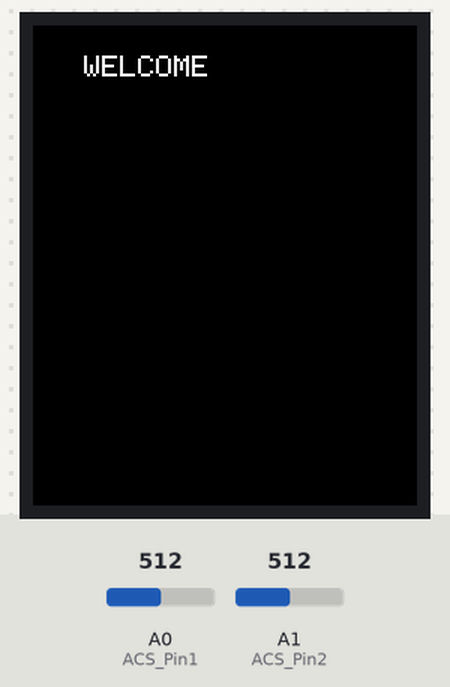
The sketch below on a simulated Arduino Uno, built with avr-gcc and run on an emulated ATmega328P. Shown: 128×160 colour display. The inputs (shaded band) are chosen by the test bench; at power-on: A0 (ACS_Pin1) = 512, A1 (ACS_Pin2) = 512. What the sketch prints to the serial monitor is not drawn.

Above: at 11.3 s.
At 13.4 s:
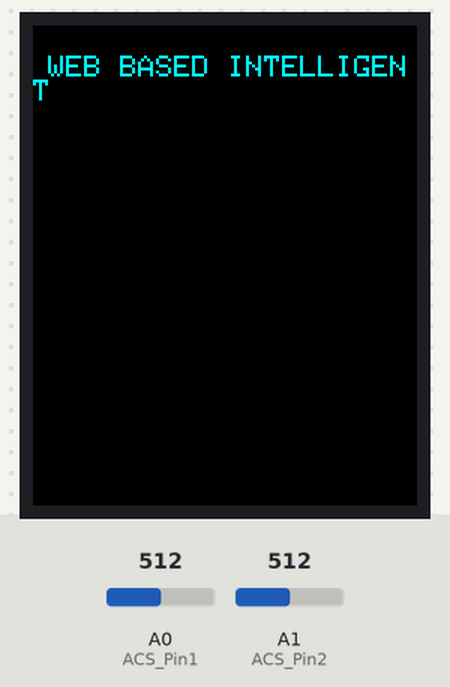
At 15.4 s:
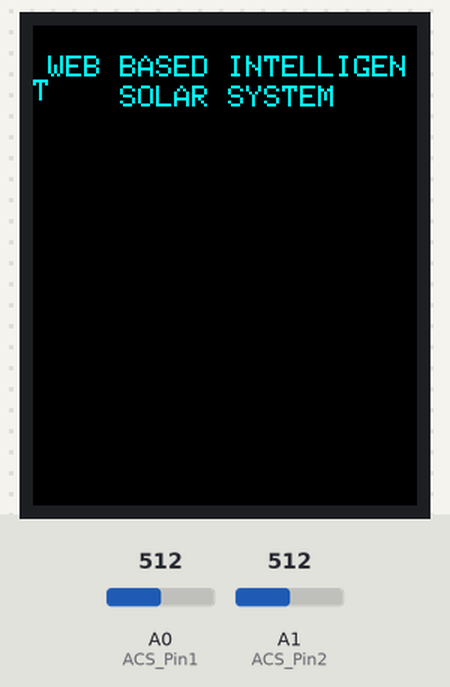
At 17.4 s:
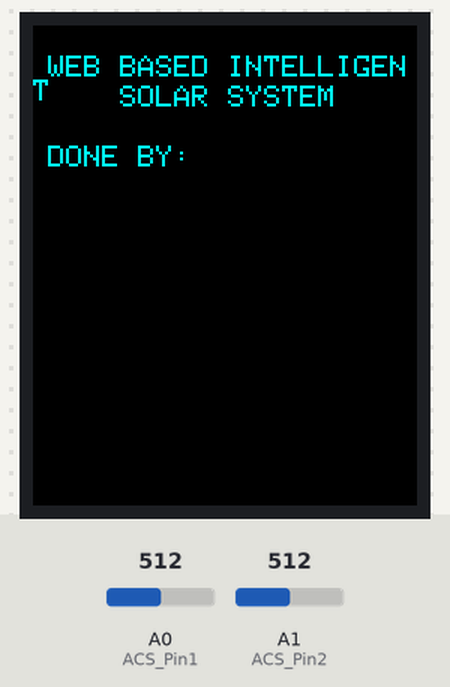
At 21.4 s:
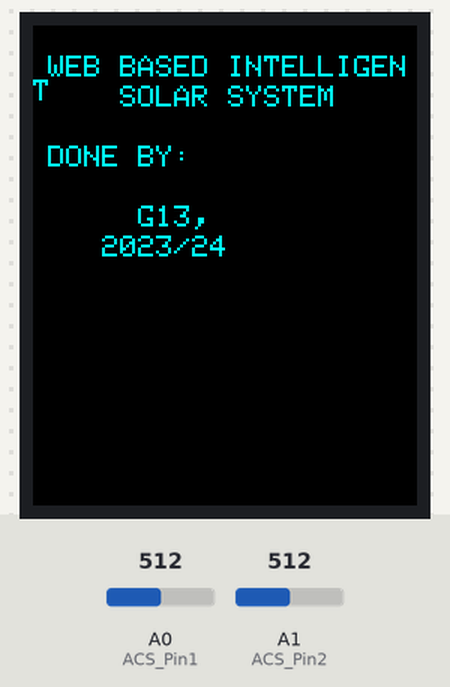
At 25.4 s:
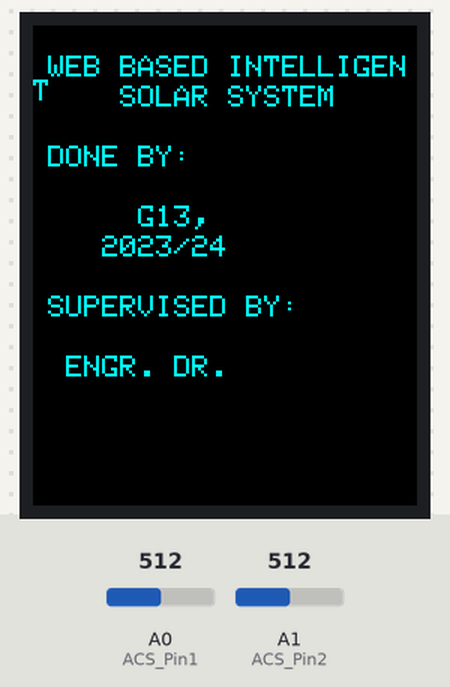

Measured:
- what the display in image 0 shows lasts 2.0 s, from 11.3 s to 13.3 s
- what the display in image 5 shows lasts 4.0 s, from 25.3 s to 29.3 s

The sketch:

solar_contract_nano.ino
```cpp
float temp,hum;
float light;
int State;
int percentage = 80;
int lab= 0;
int office = 1;
String connectState = "NOT CONNECTED";
#include <Adafruit_GFX.h>    // Core graphics library
#include <Adafruit_ST7735.h> // Hardware-specific library
#include <SPI.h>

void read_datas();


#define TFT_CS     10
#define TFT_RST    9
#define TFT_DC     8

#define BLACK   0x0000
#define RED     0x001F
#define BLUE    0xF800
#define GREEN   0x07E0
#define YELLOW  0x07FF
#define PURPLE  0xF81F
#define CYAN    0xFFE0
#define WHITE   0xFFFF

Adafruit_ST7735 tft = Adafruit_ST7735(TFT_CS,  TFT_DC, TFT_RST);

// Option 2: use any pins but a little slower!
#define TFT_SCLK 13   // set these to be whatever pins you like!
#define TFT_MOSI 11   // set these to be whatever pins you like!

int count;
double amp1;
#define SAMPLES 500   //Number of samples you want to take everytime you loop
#define ACS_Pin1 A0    //ACS712 data pin analong input

double amp2;
#define SAMPLES 500   //Number of samples you want to take everytime you loop
#define ACS_Pin2 A1    //ACS712 data pin analong input

float increasingTime1;
float increasingTime2;


float energy1;  float energyA;
float High_peak1,Low_peak1;         //Variables to measure or calculate
float Amps_Peak_Peak1, Amps_RMS1;

float energy2;  float energyB;
float High_peak2,Low_peak2;         //Variables to measure or calculate
float Amps_Peak_Peak2, Amps_RMS2;


void setup() {
  delay(5000);
  Serial.begin(9600); delay(100);
  Serial.println("Started...");
  pinMode(ACS_Pin1,INPUT);
  pinMode(ACS_Pin2,INPUT);
  delay(5000);
  tft.initR(INITR_BLACKTAB);   // initialize a ST7735S chip, black tab
  tft.fillScreen(ST7735_BLACK);
  welcomeMessage();
  delay(100);
  draw_buttons();
  delay(1000);
  print_labels();
}

void loop() {
    read_Amps1();
    read_Amps2();
    if (amp1 <= 0.17 && amp1 != 0) amp1 =0.0001;
    if (amp2 <= 0.30 && amp2 != 0) amp2 =0.0001;
    afterMathFunction1();
    afterMathFunction2();
//    Serial.println((String)amp1+"       "+amp2+"      ");

    read_datas();

    statusCondition();
    count++;
    if (count > 10){
      count = 0;
      Serial.println((String)"Energys,"+energy1+","+energy2);
      delay(1);
      print_labels();
    }
    delay(500);
}

void statusCondition(){
  if (State == HIGH) {
      connectState = "CONNECTED";
    } else if (State == LOW) {
      connectState = "NOT CONNECTED";
    }
//    Serial.println(connectState);
}


void read_Amps1()            //read_Amps function calculate the difference between the high peak and low peak
{                           //get peak to peak value
  int cnt1;            //Counter
  High_peak1 = 0;      //We first assume that our high peak is equal to 0 and low peak is 1024, yes inverted
  Low_peak1 = 1024;

      for(cnt1=0 ; cnt1<SAMPLES ; cnt1++)          //everytime a sample (module value) is taken it will go through test
      {
        float ACS_Value1 = analogRead(ACS_Pin1); //We read a single value from the module

        if(ACS_Value1 > High_peak1)                //If that value is higher than the high peak (at first is 0)
            {
              High_peak1 = ACS_Value1;            //The high peak will change from 0 to that value found
            }

        if(ACS_Value1 < Low_peak1)                //If that value is lower than the low peak (at first is 1024)
            {
              Low_peak1 = ACS_Value1;             //The low peak will change from 1024 to that value found
            }
      }                                        //We keep looping until we take all samples and at the end we will have the high/low peaks values

  Amps_Peak_Peak1 = High_peak1 - Low_peak1;      //Calculate the difference
   Amps_RMS1 = Amps_Peak_Peak1 *0.3536*0.06;
  amp1 = Amps_RMS1 - 0.08;
}

void read_Amps2()            //read_Amps function calculate the difference between the high peak and low peak
{                           //get peak to peak value
  int cnt2;            //Counter
  High_peak2 = 0;      //We first assume that our high peak is equal to 0 and low peak is 1024, yes inverted
  Low_peak2 = 1024;

      for(cnt2=0 ; cnt2<SAMPLES ; cnt2 ++)          //everytime a sample (module value) is taken it will go through test
      {
        float ACS_Value2 = analogRead(ACS_Pin2); //We read a single value from the module

        if(ACS_Value2 > High_peak2)                //If that value is higher than the high peak (at first is 0)
            {
              High_peak2 = ACS_Value2;            //The high peak will change from 0 to that value found
            }

        if(ACS_Value2 < Low_peak2)                //If that value is lower than the low peak (at first is 1024)
            {
              Low_peak2 = ACS_Value2;             //The low peak will change from 1024 to that value found
            }
      }                                        //We keep looping until we take all samples and at the end we will have the high/low peaks values

  Amps_Peak_Peak2 = High_peak2 - Low_peak2;      //Calculate the difference
   Amps_RMS2 = Amps_Peak_Peak2 *0.3536*0.06;
  amp2 = Amps_RMS2 - 0.08;
}

void afterMathFunction1(){
 increasingTime1 = millis()/1000;
// Serial.print("        ");
// Serial.print(increasingTime);

 energyA = (amp1 * (increasingTime1 /3600));
 // energyJoule = energyA * voltage;
  energy1 = energy1 + energyA;

}


void afterMathFunction2(){
 increasingTime2 = millis()/1000;
// Serial.print("        ");
// Serial.print(increasingTime);

 energyB = (amp2 * (increasingTime2 /3600));
 // energyJoule = energyA * voltage;
  energy2 = energy2 + energyB;

}


void welcomeMessage() {
  tft.setTextSize(1);
  delay(1000);
  tft.fillScreen(ST7735_BLACK);
    tft.setTextColor(WHITE);
  tft.setCursor(5, 10);
  tft.println((String)"  WELCOME  ");
  delay(2000);
  tft.fillScreen(ST7735_BLACK);
  tft.setCursor(5, 10);
    tft.setTextColor(YELLOW);
  tft.println((String)"WEB BASED INTELLIGENT");
  delay(2000);
    tft.setTextColor(YELLOW);
  tft.setCursor(5, 20);
  tft.println((String)"    SOLAR SYSTEM   ");
  delay(2000);
    tft.setTextColor(YELLOW);
  tft.setCursor(5, 40);
  tft.println((String)"DONE BY:   ");
  delay(2000);
  tft.setCursor(5, 60);
  tft.println((String)"     G13,        ");
  delay(2000);
  tft.setCursor(5, 70);
  tft.println((String)"   2023/24        ");
  delay(2000);
  tft.setCursor(5, 90);
  tft.println((String)"SUPERVISED BY:  ");
  delay(2000);
  tft.setCursor(5, 110);
  tft.println((String)" ENGR. DR. ");
  delay(4000);
  tft.fillScreen(ST7735_BLACK);

}

void print_labels(){
  tft.fillScreen(ST7735_BLACK);
  draw_buttons();
  if (percentage < 20){
    tft.setTextSize(2);
    tft.setTextColor(RED);
    tft.setCursor(90,15);
    tft.println((String)percentage+"%");
  }
  else if (percentage > 70){
    tft.setTextSize(2);
    tft.setTextColor(GREEN);
    tft.setCursor(90,15);
    tft.println((String)percentage+"%");
  }
  else {
    tft.setTextSize(2);
    tft.setTextColor(YELLOW);
    tft.setCursor(90,15);
    tft.println((String)percentage+"%");
  }


  tft.setTextSize(1);
  //System label
  tft.setTextColor(BLUE);
  tft.setCursor(12,13);
  tft.println("INTELLIGENT");
  tft.setCursor(11,26);
  tft.println("SOLAR SYSTEM");

  if (connectState == "NOT CONNECTED"){
    tft.setTextColor(RED);
    tft.setCursor(13,43);
    tft.println((String)"   "+connectState);
  }
  else if (connectState == "CONNECTED"){
    tft.setTextColor(GREEN);
    tft.setCursor(10,43);
    tft.println((String)"    "+connectState);
  }
  tft.setTextSize(1);
  //Warning label
  tft.setTextColor(BLUE);
  tft.setCursor(10,60);
  tft.println((String)"TEMPERATURE: ");
  tft.setTextColor(YELLOW);
  tft.setCursor(82,60);
  tft.println((String)temp+"`C");

  tft.setTextColor(BLUE);
  tft.setCursor(10,70);
  tft.println((String)"HUMIDITY: ");
  tft.setTextColor(YELLOW);
  tft.setCursor(82,70);
  tft.println((String)hum+"%");

  tft.setTextColor(BLUE);
  tft.setCursor(10,80);
  tft.println((String)"LIGHT INTENSITY: ");
  tft.setTextColor(YELLOW);
  tft.setCursor(82,80);
  tft.println((String)light+"%");

  tft.setTextColor(BLUE);
  tft.setCursor(10,90);
  tft.println((String)"LAB_ENERGY: ");
  tft.setTextColor(YELLOW);
  tft.setCursor(82,90);
  tft.println((String)energy1+"WH");

  tft.setTextColor(BLUE);
  tft.setCursor(10,100);
  tft.println((String)"OFFICE_EY: ");
  tft.setTextColor(YELLOW);
  tft.setCursor(82,100);
  tft.println((String)energy2+"WH");

  tft.setTextColor(BLUE);
  tft.setCursor(10,110);
  tft.println((String)" OFFICE LABORATORY");
  if (office == HIGH){
    tft.setTextColor(GREEN);
    tft.setCursor(30,120);
    tft.println("ON");
  }
  else if (office == LOW){
    tft.setTextColor(RED);
    tft.setCursor(28,120);
    tft.println("OFF");
  }

  if (lab == HIGH){
    tft.setTextColor(GREEN);
    tft.setCursor(83,120);
    tft.println("ON");
  }
  else if (lab == LOW){
    tft.setTextColor(RED);
    tft.setCursor(80,120);
    tft.println("OFF");
  }
}

void draw_buttons(){

//  //Red button left of System Test label
//  tft.drawLine(11, 14, 11, 18, BLUE);
//  tft.drawLine(11, 14, 15, 14, BLUE);
//  tft.drawLine(15, 14, 15, 14, BLUE);
//  tft.drawLine(15, 14, 15, 18, BLUE);

  //Red and yellow buttons right of System Test label
//  tft.fillRect(99, 5, 13, 6, BLUE);
//  tft.fillRect(99, 33, 13, 6, YELLOW);

  //Rectangle around left red button and system test label
  tft.drawLine(8,5,8,38, WHITE);  //|(POSOFHEIGHTXAXIS---,STARTHEIGHT|,ENDOFHEIGHT---,ENDHEIGHT|)
  tft.drawLine(87,5,87,38, WHITE); //|(POSOFHEIGHTXAXIS---,STARTHEIGHT,HOWLONG, ENDHEIGHT)
  tft.drawLine(8,5,87,5, WHITE);//-
  tft.drawLine(8,38,87,38, WHITE);//-

  //Rectangle around counter
  tft.drawLine(8,38,8,128, WHITE);//|LEFT
  tft.drawLine(8,129,124,129, WHITE);//-DOWN
  tft.drawLine(124,6,124,128, WHITE);//|RIGHT
  tft.drawLine(8,55,124,55, WHITE);//-UP
}

void read_datas() {
  static String accumulatedData;

  while (Serial.available() > 0) {
    char c = Serial.read();
//    Serial.print(c);  // Uncomment this line for debugging

    accumulatedData += c;

    // Check for the start and end markers
    if (accumulatedData.endsWith("START") && c == 'D') {
      // Process the start of a new data packet
      accumulatedData = "START_Datas,";
    } else if (accumulatedData.endsWith("_END")) {
      // Process the complete data packet
      accumulatedData.trim();
      accumulatedData.toLowerCase();
      // Uncomment this line for debugging
      // Serial.println(accumulatedData);

      // Parsing logic
      if (accumulatedData.indexOf("datas") > -1) {
        int pos[7];
        pos[0] = accumulatedData.indexOf(',');
        for (int i = 1; i < 7; ++i) {
          pos[i] = accumulatedData.indexOf(',', pos[i - 1] + 1);
        }

        temp = accumulatedData.substring(pos[0] + 1, pos[1]).toFloat();
        hum = accumulatedData.substring(pos[1] + 1, pos[2]).toFloat();
        float light0 = accumulatedData.substring(pos[2] + 1, pos[3]).toFloat();
        float percent = accumulatedData.substring(pos[3] + 1, pos[4]).toFloat();
        float office0 = accumulatedData.substring(pos[4] + 1, pos[5]).toFloat();
        float lab0 = accumulatedData.substring(pos[5] + 1, pos[6]).toFloat();
        float State0 = accumulatedData.substring(pos[6] + 1).toFloat();

        light = light0;
        percentage = round(percent);
        office = round(office0);
        lab = round(lab0);
        State = round(State0);

        Serial.println();
        Serial.print("Temp: ");
        Serial.print(temp);
        Serial.print(" Hum: ");
        Serial.print(hum);
        Serial.print(" Light: ");
        Serial.print(light);
        Serial.print(" Percentage: ");
        Serial.print(percentage);
        Serial.print(" Office: ");
        Serial.print(office);
        Serial.print(" Lab: ");
        Serial.print(lab);
        Serial.print(" State: ");
        Serial.println(State);
      } else {
        Serial.println("Invalid data received");
      }
      accumulatedData = "";  // Clear the accumulated data
    }
  }
}
//void roundVar(){
//  percentage = round(percent);
//  office = round(office0);
//  lab = round(lab0);
//  State = round(State0);
//}
//void read_datas() {
//  static String accumulatedData;
//
//  while (Serial.available() > 0) {
//    char c = Serial.read();
//    Serial.print(c);  // Uncomment this line for debugging
//
//    accumulatedData += c;
//
//    // Check for the start and end markers
//    if (accumulatedData.endsWith("START") && c == 'D') {
//      // Process the start of a new data packet
//      accumulatedData = "START_Datas,";
//    } else if (accumulatedData.endsWith("_END")) {
//      // Process the complete data packet
//      accumulatedData.trim();
//      accumulatedData.toLowerCase();
//      // Uncomment this line for debugging
//      // Serial.println(accumulatedData);
//
//      // Parsing logic
//      if (accumulatedData.indexOf("datas") > -1) {
//        // Your existing parsing logic here
//        int pos[7];
//        for (int i = 0; i < 7; ++i) {
//          pos[i] = accumulatedData.indexOf(',', pos[i - 1] + 1);
//        }
//
//        float temp = accumulatedData.substring(pos[0] + 1, pos[1]).toFloat();
//        float hum = accumulatedData.substring(pos[1] + 1, pos[2]).toFloat();
//        float light = accumulatedData.substring(pos[2] + 1, pos[3]).toFloat();
//        float percentage = accumulatedData.substring(pos[3] + 1, pos[4]).toFloat();
//        float office = accumulatedData.substring(pos[4] + 1, pos[5]).toFloat();
//        float lab = accumulatedData.substring(pos[5] + 1, pos[6]).toFloat();
//        float State = accumulatedData.substring(pos[6] + 1).toFloat();
//
//        Serial.print("Temp: ");
//        Serial.print(temp);
//        Serial.print(" Hum: ");
//        Serial.print(hum);
//        Serial.print(" Light: ");
//        Serial.print(light);
//        Serial.print(" Percentage: ");
//        Serial.print(percentage);
//        Serial.print(" Office: ");
//        Serial.print(office);
//        Serial.print(" Lab: ");
//        Serial.print(lab);
//        Serial.print(" State: ");
//        Serial.println(State);
//      } else {
//        Serial.println("Invalid data received");
//      }
//
//      accumulatedData = "";  // Clear the accumulated data
//    }
//  }
//}


//void read_datas() {
//  static String accumulatedData;
//
//  while (Serial.available() > 0) {
//    char c = Serial.read();
//    if (c == '\n') {
//      // End of line, process the accumulated data
//      accumulatedData.trim();
//      accumulatedData.toLowerCase(); // Convert to lowercase for case-insensitive comparison
//
//      Serial.println("Received data: " + accumulatedData);
//
//      if (accumulatedData.length() > 0 && accumulatedData.indexOf("datas") > -1) {
//        delay(10); // Add a small delay to allow the entire line to be received
//
//        // Adjust the format string to match the actual data format
//        int result = sscanf(accumulatedData.c_str(), "datas,%f,%f,%f,%f,%f,%f,%f", &temp, &hum, &light, &percentage, &office, &lab, &State);
//
//        if (result == 7) {
//          Serial.print("Temp: ");
//          Serial.print(temp);
//          Serial.print(" Hum: ");
//          Serial.print(hum);
//          Serial.print(" Light: ");
//          Serial.print(light);
//          Serial.print(" Percentage: ");
//          Serial.print(percentage);
//          Serial.print(" Office: ");
//          Serial.print(office);
//          Serial.print(" Lab: ");
//          Serial.print(lab);
//          Serial.print(" State: ");
//          Serial.println(State);
//        } else {
//          Serial.println("Parsing failed");
//        }
//
//        if (State == HIGH) {
//          connectState = "CONNECTED";
//        } else if (State == LOW) {
//          connectState = "NOT CONNECTED";
//        }
//
//        Serial.println(connectState);
//
//      } else {
//        Serial.println("Invalid data received");
//      }
//
//      accumulatedData = "";  // Clear the accumulated data
//    } else {
//      // Accumulate characters until a newline is received
//      accumulatedData += c;
//    }
//  }
//}


//void read_datas() {
//  while (Serial.available() > 0) {
//    String receivedData = Serial.readStringUntil('\n');
//    receivedData.trim(); // Remove leading and trailing whitespaces
//    Serial.println("Received data: " + receivedData);  // Print raw data for debugging
//
////    Serial.println(receivedData);
//    if (receivedData.indexOf("Datas") > -1) {
//      char energyString[50]; // Adjust the size based on your actual string length
//
//      // Use sscanf to parse the data
//      int result = sscanf(receivedData.c_str(), "Datas,%f,%f,%f,%f,%f,%f,%f", &temp, &hum, &light, &percentage, &office, &lab, &State);
//      Serial.println(result);
//      // Check if sscanf successfully parsed the data
//      if (result == 7) {
//        Serial.println((String)"Temp: "+temp+" Hum: "+hum+",  Light: "+light+", Percentage: "+percentage+" Office: "+office+", Lab: "+lab+", State: "+State);
//      } else {
////        Serial.println(receivedData);
//        Serial.println("Parsing failed");
////        break;
//      }
//
//      // Check the State and set connectState
//      if (State == HIGH) {
//        connectState = "CONNECTED";
//      } else if (State == LOW) {
//        connectState = "NOT CONNECTED";
//      }
//
//      // Print connectState
//      Serial.println(connectState);
//    }
//  }
//}


//void read_datas(){
//  while (Serial.available() > 0) {
//    String receivedData = Serial.readStringUntil('\n');
//    if (receivedData.indexOf("Datas") > -1) {
////      Serial.println(receivedData);
//      char energyString[20]; // Adjust the size based on your actual string length
//      int result = sscanf(receivedData.c_str(), "Datas,%f,%f,%f,%f,%f,%f,%f", &temp, &hum, &light, &percentage, &office, &lab, &State);
//
//      // Check if sscanf successfully parsed the data
//      if (result == 7) {
//        Serial.println((String)"Temp: "+temp+" Hum: "+hum+",  Light: "+light+", Percentage: "+percentage+" Office: "+office+", Lab: "+lab+", State: "+State);
//      } else {
//        Serial.println("Parsing failed");
//      }
//      if (State == HIGH){
//        connectState = "CONNECTED";
//      }
//      else if (State == LOW){
//        connectState = "NOT CONNECTED";
//      }
//       Serial.println(connectState);
//    }
//  }
//}
//////////////////////////////////////////////////////////////////////////////////////////////
```
